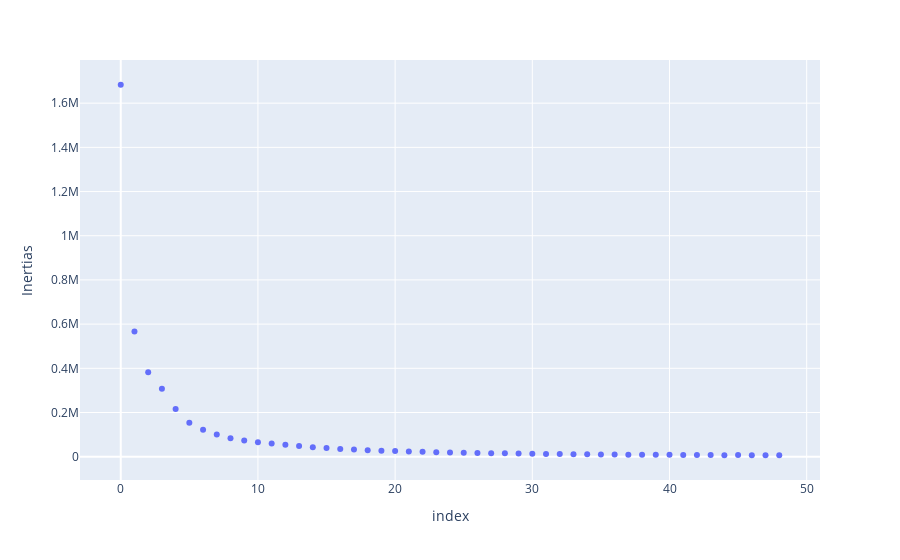

Notebook code for this chart:
### Code cell
inertiaDF = pd.DataFrame(inertiaList, columns=['Inertias'])
fig = px.scatter(inertiaDF, y="Inertias")
fig.show()

### Figure 1 — Plotly figure (JSON) as saved in the notebook; plotly's stock layout.template omitted (floating-point values rounded to 4 significant figures)
{"data": [{"hovertemplate": "index=%{x}<br>Inertias=%{y}<extra></extra>", "legendgroup": "", "marker": {"color": "#636efa", "symbol": "circle"}, "mode": "markers", "name": "", "orientation": "v", "showlegend": false, "type": "scatter", "x": [0, 1, 2, 3, 4, 5, 6, 7, 8, 9, 10, 11, 12, 13, 14, 15, 16, 17, 18, 19, 20, 21, 22, 23, 24, 25, 26, 27, 28, 29, 30, 31, 32, 33, 34, 35, 36, 37, 38, 39, 40, 41, 42, 43, 44, 45, 46, 47, 48], "xaxis": "x", "y": [1683000.0, 566900.0, 381800.0, 307200.0, 215500.0, 153800.0, 122000.0, 100500.0, 83970.0, 72750.0, 65730.0, 59210.0, 53550.0, 47830.0, 42720.0, 39790.0, 35280.0, 32360.0, 29550.0, 27090.0, 25210.0, 23130.0, 21850.0, 20330.0, 19000.0, 18020.0, 17120.0, 15610.0, 15140.0, 14200.0, 13280.0, 11990.0, 11850.0, 10950.0, 10500.0, 10030.0, 10000.0, 9305.0, 8999.0, 8664.0, 8365.0, 8195.0, 7771.0, 7731.0, 7069.0, 7211.0, 6921.0, 6676.0, 6522.0], "yaxis": "y"}], "layout": {"legend": {"tracegroupgap": 0}, "margin": {"t": 60}, "xaxis": {"anchor": "y", "domain": [0, 1], "title": {"text": "index"}}, "yaxis": {"anchor": "x", "domain": [0, 1], "title": {"text": "Inertias"}}}}
